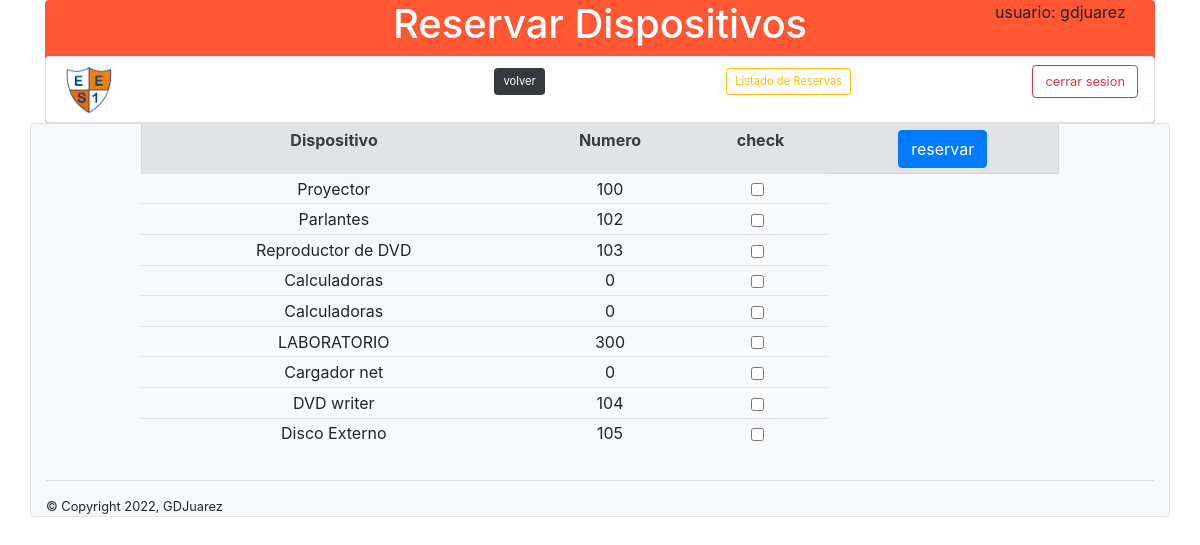
The app's page /reservas/reservas.php (signed in) with its own data.
### tables this page shows
CREATE TABLE `dispositivo` (
  `id` int(11) NOT NULL,
  `dispositivo` varchar(45) NOT NULL,
  `n_serial` varchar(45) NOT NULL,
  `numero` int(11) NOT NULL,
  `estado` varchar(20) NOT NULL,
  `Apellido` varchar(45) NOT NULL,
  `Curso` varchar(10) NOT NULL
);

### clases/class_conexion.php (called while the page is built, shortened)
<?php
 class Conexion{
    public function __construct(){
        $this->conexion_db = new mysqli(DB_HOST,DB_USUARIO,DB_PASS,DB_NOMBRE);
    }
  }
?>

### reservas/reservas.php (the view, shortened to what this page needs)
<?php
include("../clases/class_conexion.php");
include("../clases/class_reservas.php");
$mis_Reservas = new Reserva();
$mis_Reservas->listar_disp_reservar();
$array_paraReservar=$mis_Reservas->listar_disp_reservar();
 ?>
<!doctype html>
<html lang="en">
<head>
    <link rel="stylesheet" href="https://cdn.jsdelivr.net/npm/bootstrap@4.6.0/dist/css/bootstrap.min.css"
>
    <link rel="stylesheet" href="https://cdnjs.cloudflare.com/ajax/libs/font-awesome/5.15.2/css/all.min.css">
    <link rel="../stylesheet" href="../stylefondo.css">
</head>
<header>
    <div class="container">
        <div class="banner  rounded" style="background-color: #FF5733 ;">
            <div class="row">
                <div class="col-lg-2">
                </div>
                <div class="col-lg-8">
                    <h1 class="text-white text-center">Reservar Dispositivos</h1>
                </div>
                <div class="col-lg-2">
               <p>usuario:  <?php echo $_SESSION['user'];?></p>
                </div>
            </div>
            <nav class="navbar navbar-light bg-white border rounded">
                <img src="../img/escudo1.png" class="rounded " style="width:5%" alt="Responsive image">
                <?php
                if($_SESSION['roll'] <= '2')
                {
                echo'<form class="form-inline " action="../prestamos/menu.php" method="post"><button class="btn btn-dark btn-sm " type="submit"><small>volver</small></button></form>';
                }
                ?>
                <form class="form-inline " action="gridReservas.php" method="post">
                    <button class="btn btn-outline-warning btn-sm " type="submit"><small>Listado de Reservas</small></button>
                </form>
                <form class="form-inline" action="../destruir.php" method="post">
                    <button class="btn btn-outline-danger " type="submit"><small>cerrar sesion</small></button>
                </form>
            </nav>
        </div>
    </div>
</header>
<body>
    <div class='container bg-light border rounded '>
        <div class="row ">
            <div class="col-md-1">
            </div>
            <div class="col-md-10">
                    <table class="table table-sm table-hover text-center" id="tablaPmo">
                        <tr class="sticky-top  text-center alert alert-secondary role='alert'>">
                            <th>Dispositivo</th>
                            <th>Numero</th>
                            <th>check</th>
                            <th>
                    <button type="button" class="btn btn-primary" data-toggle="modal" data-target="#myModal_reserva"
                    id="modal_reserva" title="reserver"> reservar </button></th>
                        </tr>
                        <?php
                            foreach ($array_paraReservar as $row) {
                                $tdispositivo= $row['dispositivo'];
                                $tnumero=$row['numero'];
                                ?>
                                    <tr>
                                        <td><?php echo $tdispositivo ?></td>
                                        <td><?php echo $tnumero ?></td>
                                        <td>
                                            <div class="form-check">
                                                <input type="checkbox" id='check' class="case form-check-input" value="0">
                                            </div>
                                        </td>
                        <?php
                            }
                        ?>
                     </table>
            </div>
            <div class="col-md-1">
            </div>
        </div>
    </div>
    <hr>
<footer>
    <small>&copy; Copyright 2022, GDJuarez</small>
</footer>
</body>
</html>

### records on screen
dispositivo: dispositivo "Proyector", numero "100"
dispositivo: dispositivo "Parlantes", numero "102"
dispositivo: dispositivo "Reproductor de DVD", numero "103"
dispositivo: dispositivo "Calculadoras", numero "0"
dispositivo: dispositivo "Calculadoras", numero "0"
dispositivo: dispositivo "LABORATORIO", numero "300"
dispositivo: dispositivo "Cargador net", numero "0"
dispositivo: dispositivo "DVD writer", numero "104"
dispositivo: dispositivo "Disco Externo", numero "105"

### other values on screen
$_SESSION['user'] "gdjuarez"
